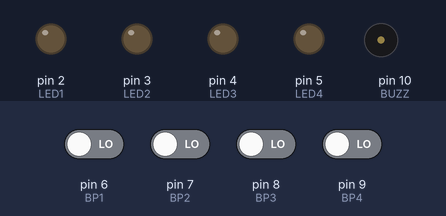
Recording of a sketch running on a simulated Arduino Uno, built with avr-gcc and run on an emulated ATmega328P. On the bench: output pins drawn as LEDs (lit = HIGH), buzzer (waves = sounding). Dashed ring = blinking. The inputs (shaded band) are chosen by the test bench; at power-on: pin 6 (BP1), pin 7 (BP2), pin 8 (BP3), pin 9 (BP4) LOW. Random numbers use the default seed unless the sketch sets one; what the sketch prints to the serial monitor is not drawn.

Above: at 1.4 s.
1.5 s: pin 6 (BP1) driven HIGH
At 1.8 s:
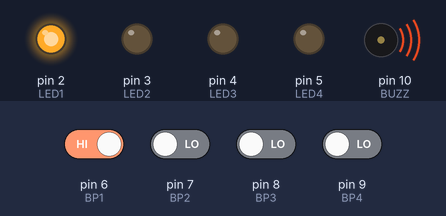
3.0 s: pin 6 (BP1) driven LOW
At 3.32 s:
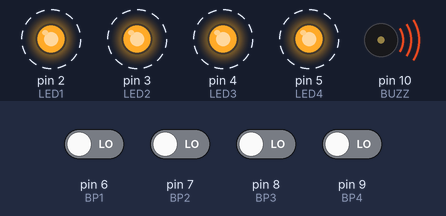
6.0 s: pin 8 (BP3) driven HIGH
At 8.7 s:
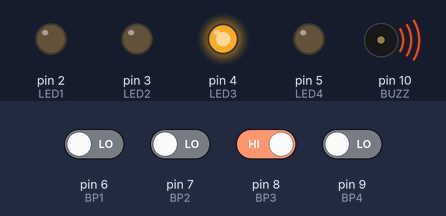
9.0 s: pin 8 (BP3) driven LOW
At 9.18 s:
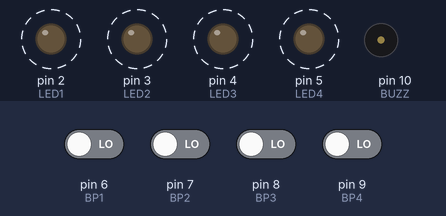
12.0 s: pin 7 (BP2) driven HIGH
14.5 s: pin 7 (BP2) driven LOW and pin 8 (BP3) driven HIGH
At 15.6 s:
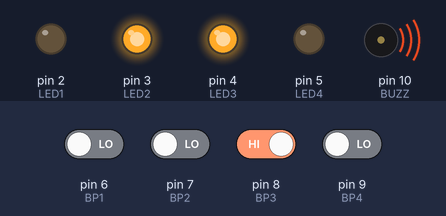
Timing chart, 0 to 17.0 s (numbered marks = the images above; inputs shaded):
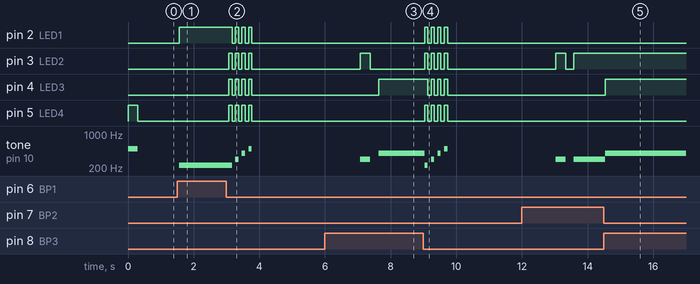

Measured:
- after the input at 1.5 s, pin 2 (LED1): LOW → HIGH after 0.06 s; tone on pin 10 (BUZZ): silent → 230 Hz after 0.06 s
- after the input at 3.0 s, pin 2 (LED1): alternates HIGH for 0.10 s and LOW for 0.10 s, 7 changes in all, then stays LOW, starting after 0.17 s; pin 3 (LED2): alternates HIGH for 0.10 s and LOW for 0.10 s, 8 changes in all, then stays LOW, starting after 0.07 s
- after the input at 6.0 s, pin 4 (LED3): LOW → HIGH after 1.6 s
- after the input at 9.0 s, pin 2 (LED1), pin 3 (LED2): alternates HIGH for 0.10 s and LOW for 0.10 s, 8 changes in all, then stays LOW, starting at once
- after the input at 14.5 s, pin 4 (LED3): LOW → HIGH at once; tone on pin 10 (BUZZ): 300 Hz → 400 Hz at once

The sketch:

simon.ino
```cpp
/*
Projet : Simon
DATE : 03/02/2025

██████╗     ███████╗██████╗  ██████╗  ██████╗ ███████╗██████╗  █████╗ ██╗███████╗
██╔══██╗    ██╔════╝██╔══██╗██╔═══██╗██╔════╝ ██╔════╝██╔══██╗██╔══██╗██║██╔════╝
██████╔╝    █████╗  ██████╔╝██║   ██║██║  ███╗█████╗  ██████╔╝███████║██║███████╗
██╔═══╝     ██╔══╝  ██╔══██╗██║   ██║██║   ██║██╔══╝  ██╔══██╗██╔══██║██║╚════██║
██║         ██║     ██║  ██║╚██████╔╝╚██████╔╝███████╗██║  ██║██║  ██║██║███████║
╚═╝         ╚═╝     ╚═╝  ╚═╝ ╚═════╝  ╚═════╝ ╚══════╝╚═╝  ╚═╝╚═╝  ╚═╝╚═╝╚══════╝


L'objectif de ce programme est de reproduire le comportement du jeu SIMON,
4 LEDs et 4 BP Associes et un Buzzer


*/


// Definitions des broches connectees aux LED
const int LED1 = 2;
const int LED2 = 3;
const int LED3 = 4;
const int LED4 = 5;

// Definition des broche connectees aux BP
const int BP1 = 6;
const int BP2 = 7;
const int BP3 = 8;
const int BP4 = 9;

const int BUZZ = 10;

int melody[100] = {0};
int son[] = {230, 300, 400, 500};
int k = 0;

void setup()
{
  pinMode(LED1, OUTPUT);
  pinMode(LED2, OUTPUT);
  pinMode(LED3, OUTPUT);
  pinMode(LED4, OUTPUT);

  pinMode(BP1, INPUT);
  pinMode(BP2, INPUT);
  pinMode(BP3, INPUT);
  pinMode(BP4, INPUT);

  pinMode(BUZZ,OUTPUT);

  Serial.begin(9600);
}

// Ajoute une nouvelle note aleatoirement a la melody

void Ajouter_Note()
{
   int n = random(2,6); // Correspond aux LEDS
   melody[k] = n;
   k++;
}

// Le jeu Joue la melodie et led LEDs associees
//
void Simon_Play(void)
{
   for (int i=0; i<k; i++)
   {
      digitalWrite(melody[i],HIGH);
      Serial.print(son[melody[i]-2]);
      tone(BUZZ, son[melody[i]-2]);
      delay(300);
      noTone(BUZZ);
      Eteindre_LED();
      delay(200);
   }
}

// Sequence de fin lorsque le joueur perd
//
void GameOver(void)
{
  for(int i = 0; i<4; i++)
  {
    Allumer_LED();
    tone(BUZZ,son[i]);
    delay(100);
    Eteindre_LED();
    noTone(BUZZ);
    delay(100);
  }
}
// Fonction loop()
void loop()
{
  Ajouter_Note();
  Simon_Play();
  for (int i=0; i<k; i++)
  {
      int bouton_saisi = Scan_Boutons();
      if (bouton_saisi != melody[i]-1)
      {
         Serial.println("Game Over");
         GameOver();
         delay(2000);
         k=0;
      }
   delay(1000);
  }
  //
  delay(200);
  //Serial.println(bouton_saisi);
}

// Fonction permettant l'extinction de toutes les LEDs
void Eteindre_LED(void)
{
  digitalWrite(LED1, LOW);
  digitalWrite(LED2, LOW);
  digitalWrite(LED3, LOW);
  digitalWrite(LED4, LOW);
}

// Fonction permettant d'allumer toutes les LEDS
void Allumer_LED(void)
{
  digitalWrite(LED1, HIGH);
  digitalWrite(LED2, HIGH);
  digitalWrite(LED3, HIGH);
  digitalWrite(LED4, HIGH);
}

// Fonction Bouton_Test(BP, LED) renvoie
// 1 si Appui et allume la LED associee
// 0 sinon
int Bouton_Test(int BP, int LED)
{
    int etat_bouton = digitalRead(BP);
    delay(20);
    if(etat_bouton == 1)
    {
      tone(BUZZ,son[LED-2]);
      digitalWrite(LED,HIGH);
      while(etat_bouton==1)
      {
        etat_bouton = digitalRead(BP);
        delay(10);
      }
      return 1;
    }
    else
    {
      return 0;
    }
}

// Fonction verifiant quel bouton est appuye
// Renvoie 1 -> BP1, 2-> BP2 ...
int Scan_Boutons(void)
{
  int bouton_saisi = 0;
  while(bouton_saisi == 0)
  {
    int etat_bouton = Bouton_Test(BP1,LED1);
    if(etat_bouton == 1)
    {
      bouton_saisi = 1;
    }
    if(Bouton_Test(BP2,LED2)) // Ecriture plus condensee
    {
      bouton_saisi = 2;
    }
    if(Bouton_Test(BP3,LED3))
    {
      bouton_saisi = 3;
    }
    if(Bouton_Test(BP4,LED4))
    {
      bouton_saisi = 4;
    }
  }
  noTone(BUZZ);
  Eteindre_LED();
  return bouton_saisi;
}
```
